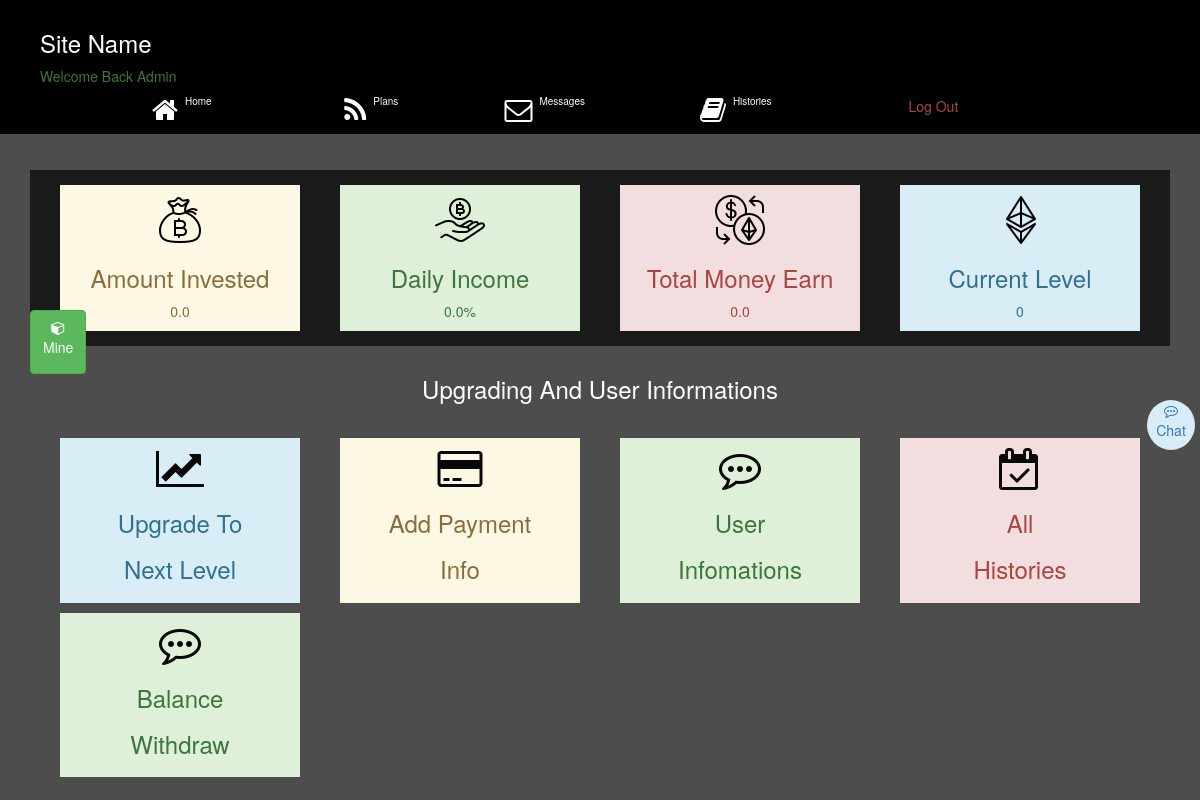
Screenshot of /dashboard (signed in) with the database file from the repository.
### App/models.py (models this page shows)
class Users(AbstractUser):
    username = models.CharField(max_length=100, blank=True, null=True, unique=True)
    date_joined = models.DateTimeField(verbose_name="date joined", auto_now_add=True)
    last_login = models.DateTimeField(verbose_name="last login", auto_now=True)
    number = models.TextField(default=0, null=True)
    block = models.BooleanField(default=False)
    address = models.TextField()
    gender = models.CharField(max_length=10)
    plan = models.TextField(null=True)
    balance = models.FloatField(default=0.00)
    price = models.FloatField(default=0.00)
    parcent = models.FloatField(default=0.00)
    bank_name = models.TextField(null=True)
    bank_number = models.TextField(null=True)
    bank = models.TextField(null=True)
    type = models.TextField(null=True)
    def __str__(self):
        return self.username

### App/views.py (the view, shortened to what this page needs)
# urls.py: path('dashboard',views.DashboardView, name="dashboard"),
@login_required(login_url='login')
def DashboardView(request):
    user = request.user
    balance = user.price
    total = int(balance)
    context = {
        'user': user,
        'total':total,
    }
    return render(request, 'dashboard.html', context)

### templates/dashboard.html (shortened to what this page needs)
{% extends 'bases.html' %}
{% load static %}
{% block content %}
<div>
    <div class="col-md-12 p-3 bg-img">
        <div class="blow">
        </div>
        <div class="containner p-3">
            <div class="mine">
                <form action="" method="post" enctype="multipart/form-data">
                    <button class="text-center text-light btn btn-success">
                        <i class="fa fa-cube fa-1x"></i>
                        <p>Mine</p>
                    </button>
                </form>
            </div>
            <div class="p-3 col-md-12">
                <div class="col-md-12 p-3 bg-dark">
                    <div class="col-md-3">
                        <div class="m-3">
                            <div class="text-center alert-warning p-3 bg-gradient">
                                    <img src="{% static 'styles/img/7.png' %}" alt="">
                                    <h3>Amount Invested</h3>
                                    <span>{{user.price}}</span>
                                </div>
                        </div>
                    </div>
                    <div class="col-md-3">
                        <div class="m-3">
                            <a href="">
                                <div class="text-center alert-success p-3 bg-gradient">
                                    <img src="{% static 'styles/img/1.png' %}" alt="">
                                    <h3>Daily Income</h3>
                                    <span>{{user.parcent}}%</span>
                                </div>
                            </a>
                        </div>
                    </div>
                    <div class="col-md-3">
                        <div class="m-3">
                            <a href="">
                                <div class="text-center alert-danger p-3 bg-gradient">
                                    <img src="{% static 'styles/img/5.png' %}" alt="">
                                    <h3>Total Money Earn</h3>
                                    <span>{{user.balance}}</span>
                                </div>
                            </a>
                        </div>
                    </div>
                    <div class="col-md-3">
                        <div class="m-3">
                            <a href="">
                                <div class="text-center alert-info p-3 bg-gradient">
                                    <img src="{% static 'styles/img/6.png' %}" alt="">
                                    <h3>Current Level</h3>
                                    <span>{{user.plan}}</span>
                                </div>
                            </a>
                        </div>
                    </div>
                </div>
                <div class="mes text-center text-light alert-info">
                    <a href="{% url 'sms' %}">
                        <i class="fa fa-commenting-o fa-1x"></i>
                        <p>Chat</p>
                    </a>
                </div>
                <div class="col-md-12 p-3">
                    <h3 class="text-light text-capitalize text-center">
                        Upgrading And User Informations
                    </h3>
                </div>
                <div class="col-md-12 p-3">
                    <div class="col-md-3">
                        <div class="m-3">
                            <a href="{% url 'upgrade' %}">
                                <div class="text-center alert-info p-3 bg-gradient">
                                    <span class="fa fa-line-chart fa-3x text-dark"></span>
                                    <h3>Upgrade To</h3>
                                    <h3>Next Level</h3>
                                </div>
                            </a>
                        </div>
                    </div>
                    <div class="col-md-3">
                        <div class="m-3">
                            <a href="{% url 'bankinfo' %}">
                                <div class="text-center alert-warning p-3 bg-gradient">
                                    <span class="fa fa-credit-card fa-3x text-dark"></span>
                                    <h3>Add Payment</h3>
                                    <h3>Info</h3>
                                </div>
                            </a>
                        </div>
                    </div>
                    <div class="col-md-3">
                        <div class="m-3">
                            <a href="{% url 'userinfo' %}">
                                <div class="text-center alert-success p-3 bg-gradient">
                                    <span class="fa fa-commenting-o fa-3x text-dark"></span>
                                    <h3>User</h3>
                                    <h3>Infomations</h3>
                                </div>
                            </a>
                        </div>
                    </div>
                    <div class="col-md-3">
                        <div class="m-3">
                            <a href="{% url 'history' %}">
                                <div class="text-center alert-danger p-3 bg-gradient">
                                    <span class="fa fa-calendar-check-o fa-3x text-dark"></span>
                                    <h3>All</h3>
                                    <h3>Histories</h3>
                                </div>
                            </a>
                        </div>
                    </div>
                    <div class="col-md-3">
                        <div class="m-3">
                            <a href="{% url 'withdraw' %}">
                                <div class="text-center alert-success p-3 bg-gradient">
                                    <span class="fa fa-commenting-o fa-3x text-dark"></span>
                                    <h3>Balance</h3>
                                    <h3>Withdraw</h3>
                                </div>
                            </a>
                        </div>
                    </div>
                </div>
            </div>
        </div>
    </div>
</div>
{% endblock %}

### templates/bases.html (shortened to what this page needs)
{% load static %}
<!DOCTYPE html>
<html lang="en">
<head>
    <link rel="stylesheet" href="{% static 'styles/font-awesome/css/font-awesome.min.css' %}">
    <link rel="stylesheet" href="{% static 'styles/bootstrap/css/bootstrap.min.css' %}">
    <link rel="stylesheet" href="{% static 'styles/bootstrap/css/bootstrap.css' %}">
    <link rel="stylesheet" href="{% static 'styles/css.css' %}">
</head>
<body>
    {% if request.user.is_superuser %}
    <div class="col-md-12 p-3 menu">
        <div class="col-md-12">
            <div class="col-md-12">
                <h3 class="text-light">Site Name</h3>
            </div>
            <div class="col-md-12">
                <p class="text-capitalize text-success">Welcome Back {{request.user}}</p>
            </div>
        </div>
        <div class="col-md-12">
            <div class="col-md-12 text-right menus">
                <div class="text-right col-md-2">
                    <a href="{% url 'adminview' %}" class="">
                    <i class="fa fa-home fa-2x text-light">
                        <span style="position: relative;font-size:10px;top:-15px;">Home</span>
                    </i>
                    </a>
                </div>
                <div class="text-right col-md-2">
                    <a href="{% url 'upgrade' %}" class="">
                    <i class="fa fa-feed fa-2x text-light">
                        <span style="position: relative;font-size:10px;top:-15px;">{{plan.count}} Plans</span>
                    </i>
                    </a>
                </div>
                <div class="text-right col-md-2">
                    <a href="{% url 'mes' %}" class="">
                    <i class="fa fa-envelope-o fa-2x text-light">
                        <span style="position: relative;font-size:10px;top:-15px;">{{message.count}} Messages</span>
                    </i>
                    </a>
                </div>
                <div class="text-right col-md-2">
                    <a href="{% url 'history' %}" class="">
                    <i class="fa fa-book fa-2x text-light">
                        <span style="position: relative;font-size:10px;top:-15px;">{{history.count}} Histories</span>
                    </i>
                    </a>
                </div>
                <div class="text-right col-md-2">
                    <div class="text-right">
                        <a href="{% url 'home' %}" class="text-danger">Log Out</a>
                    </div>
                </div>
            </div>
        </div>
    </div>
    {% endif %}
    <div>
        {% block content %}
        {% endblock %}
    </div>
</body>
</html>

### static/styles/css.css (style rules this page uses)
* { border: 0px; padding: 0px; box-sizing: border-box; font-family: Helvetica Neue, Helvetica, Arial, sans-serif; }
.mes { position: fixed; right: 5px; z-index: 100; top: 400px; width:4%; border-radius: 50%; }
.p-3 { padding: 10px; }
.m-3 a { text-decoration: none; transition: all 1.5s ease; }
.m-3 { margin: 5px; }
.menu { position: fixed; z-index: 100; background-color: black; width: 100%; }
.blow { position: fixed; width: 100%; background-color: rgba(0, 0, 0, 0.699); height: 100vh; left: 0; top: 0; }
.containner { margin-top: 120px; }

### templates/bases.html (style rules this page uses)
.mine { position: fixed; bottom: 10px; width: 15%; padding: 10px; right: -10; top: 300px; z-index: 100; }
.text-light { color: white; }

### rows the page displays
Users: user "Admin", price "0.0", parcent "0.0", balance "0.0", plan "0"
